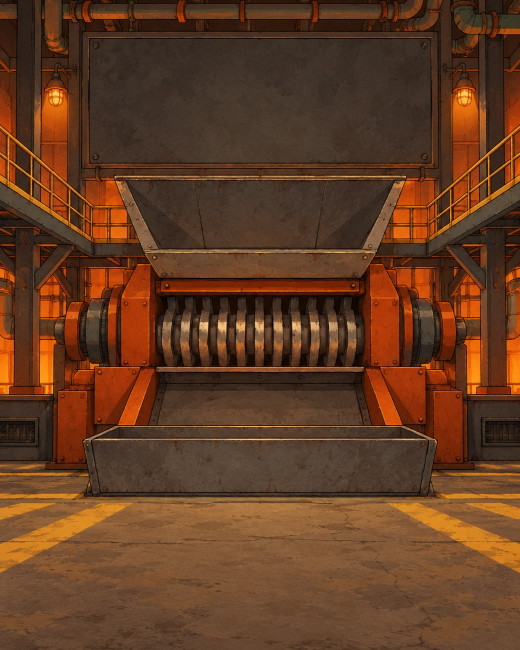
#> input picture assets/tokensEN/gags/bg_shredder.jpg, 1040 x 1300 px, given in place of 0003.jpg, which was not available (shown at 1/2 size)
$ python bands.py 3
#> lines starting #> are read from the running program, lines starting #| are printed output that depends on the picture; pictures that were not available may be replaced by others from this repository, and a replacement may not be noted
### ref/tools/col.py
import sys,numpy as np
from PIL import Image
def load(n): return np.asarray(Image.open(f'/Users/andreiovcharenko/orca/workspaces/vibecoder-anthem/clawd-wonder/ref/f/{n:04d}.jpg').convert('RGB')).astype(int)
#> called with n = 3
# [7 lines left out: function runs, not called in this run]
# [3 lines that do not run on import are left out]

### ref/tools/bands.py
import sys,numpy as np
from col import load
P=np.array([(241,61,62),(246,138,48),(246,212,61),(71,195,107),(48,155,225),(78,84,210),(165,80,225)])
def cls(im):
    d=((im[:,:,None,:]-P[None,None])**2).sum(-1); k=d.argmin(-1); k[d.min(-1)>2500]=-1; return k
#> after `k = d.argmin(-1)`:
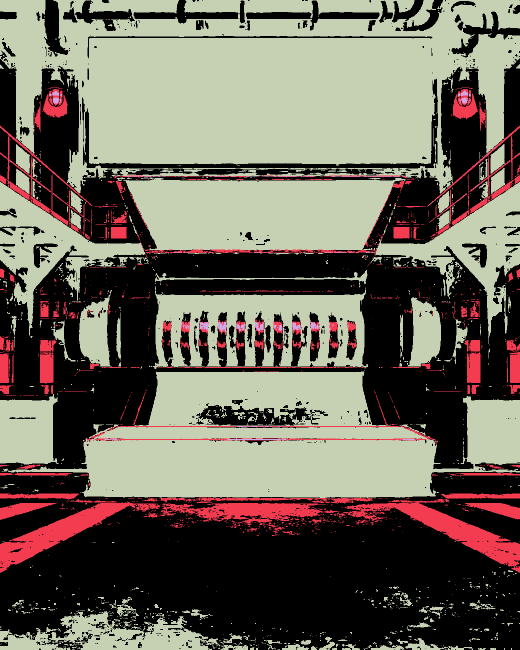
#> k: shape (1300, 1040) int64 (shown at 1/2 size); 4 distinct labels, from 0 to 3; one colour per label, 0 black
#> after `k[d.min(-1) > 2500] = -1`:
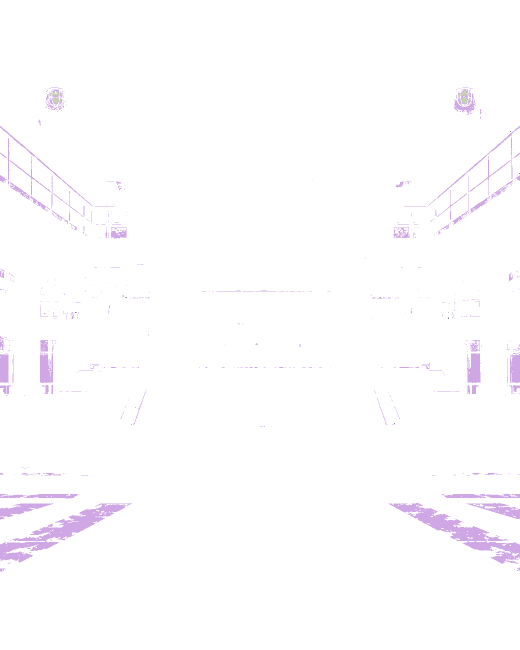
#> k: shape (1300, 1040) int64 (shown at 1/2 size); 4 distinct labels, from -1 to 2; one colour per label, 0 black, -1 white
def bands(n,xs):
    k=cls(load(n)); res={}
    for x in xs:
        col=k[:,x-2:x+3]; r=[]
        for c in range(7):
            m=(col==c).sum(1)>=3; ys=np.where(m)[0]
            r.append((int(ys.min()),int(ys.max())) if len(ys)>20 else None)
        res[x]=r
#> after the loop, res = 0 items
    return res
if __name__=='__main__':
    n=int(sys.argv[1]);
    for x,r in bands(n,[int(a) for a in sys.argv[2:]]).items(): print(x,r)
